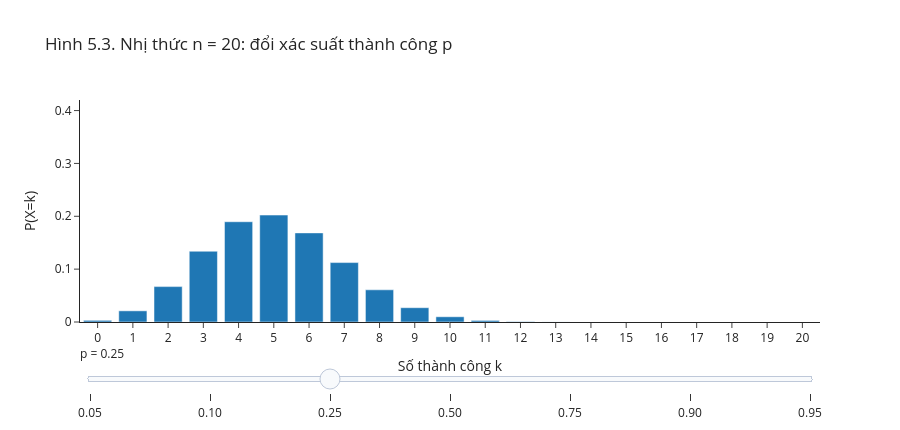

The notebook cell this image was saved under:
### Markdown cell above
Ô trên tính bằng công thức, bằng SciPy và bằng mô phỏng. Trong mô phỏng, mỗi hàng của `rng.random((10000, 20)) < 0.25` là một bài, mỗi cột một câu; tổng theo hàng là số câu đúng. Chênh lệch giữa tần suất và công thức là dao động mô phỏng.

### Hình 5.3. Đổi tham số $p$

Hình 5.3 giữ $n=20$ và cho đổi $p$. **Bạn đoán trước:** khi $p$ tăng, các giá trị $k$ có xác suất lớn sẽ dịch về phía nào? Kéo thanh trượt, rồi rê chuột để đọc xác suất ở từng số câu đúng. Khi $p\ne0{,}25$, hình minh họa họ nhị thức nói chung, không còn là bài đoán bốn phương án.

<!-- branch-plot-instructions:start -->

**Đọc code vẽ bằng Plotly.** `go.Figure` chứa các trace; mỗi `go.Scatter`, `go.Bar` hoặc trace khác nhận các mảng dữ liệu đã tính. `update_layout` đặt tiêu đề, nhãn và bộ điều khiển. Thanh trượt chọn trạng thái được dựng sẵn trong `steps`; đối chiếu `visible` hoặc dữ liệu của trace để biết hình thay đổi thế nào. Thử đổi thuộc tính hiển thị trong trace hoặc layout, rồi chạy lại ô; giữ dữ liệu để so sánh.

<!-- branch-plot-instructions:end -->

### Code cell
k_bin = np.arange(21)
p_grid = [0.05, 0.10, 0.25, 0.50, 0.75, 0.90, 0.95]
fig = go.Figure()
for p in p_grid:
    fig.add_trace(go.Bar(x=k_bin, y=stats.binom.pmf(k_bin, n=20, p=p),
        name=f'p = {p:.2f}', visible=(p == 0.25),
        hovertemplate='Số thành công k=%{x}<br>P(X=k)=%{y:.5f}<extra></extra>'))
steps = []
for i, p in enumerate(p_grid):
    hien = [j == i for j in range(len(p_grid))]
    steps.append(dict(method='update', label=f'{p:.2f}', args=[{'visible': hien}]))
fig.update_layout(title='Hình 5.3. Nhị thức n = 20: đổi xác suất thành công p',
    xaxis_title='Số thành công k', yaxis_title='P(X=k)',
    xaxis=dict(dtick=1), yaxis=dict(range=[0, 0.42]), showlegend=False,
    sliders=[dict(active=2, currentvalue={'prefix': 'p = '}, steps=steps)], height=430)
fig.show()

### Figure 1 — Plotly figure (JSON) as saved in the notebook; plotly's stock layout.template omitted (floating-point values rounded to 4 significant figures)
{"data": [{"hovertemplate": "Số thành công k=%{x}<br>P(X=k)=%{y:.5f}<extra></extra>", "name": "p = 0.05", "type": "bar", "visible": false, "x": [0, 1, 2, 3, 4, 5, 6, 7, 8, 9, 10, 11, 12, 13, 14, 15, 16, 17, 18, 19, 20], "y": [0.3585, 0.3774, 0.1887, 0.05958, 0.01333, 0.002245, 0.0002953, 3.109e-05, 2.659e-06, 1.866e-07, 1.08e-08, 5.169e-10, 2.04e-11, 6.608e-13, 1.739e-14, 3.661e-16, 6.022e-18, 7.457e-20, 6.541e-22, 3.624e-24, 9.537e-27]}, {"hovertemplate": "Số thành công k=%{x}<br>P(X=k)=%{y:.5f}<extra></extra>", "name": "p = 0.10", "type": "bar", "visible": false, "x": [0, 1, 2, 3, 4, 5, 6, 7, 8, 9, 10, 11, 12, 13, 14, 15, 16, 17, 18, 19, 20], "y": [0.1216, 0.2702, 0.2852, 0.1901, 0.08978, 0.03192, 0.008867, 0.00197, 0.0003558, 5.271e-05, 6.442e-06, 6.507e-07, 5.423e-08, 3.708e-09, 2.06e-10, 9.155e-12, 3.179e-13, 8.311e-15, 1.539e-16, 1.8e-18, 1e-20]}, {"hovertemplate": "Số thành công k=%{x}<br>P(X=k)=%{y:.5f}<extra></extra>", "name": "p = 0.25", "type": "bar", "visible": true, "x": [0, 1, 2, 3, 4, 5, 6, 7, 8, 9, 10, 11, 12, 13, 14, 15, 16, 17, 18, 19, 20], "y": [0.003171, 0.02114, 0.06695, 0.1339, 0.1897, 0.2023, 0.1686, 0.1124, 0.06089, 0.02706, 0.009922, 0.003007, 0.0007517, 0.0001542, 2.57e-05, 3.426e-06, 3.569e-07, 2.799e-08, 1.555e-09, 5.457e-11, 9.095e-13]}, {"hovertemplate": "Số thành công k=%{x}<br>P(X=k)=%{y:.5f}<extra></extra>", "name": "p = 0.50", "type": "bar", "visible": false, "x": [0, 1, 2, 3, 4, 5, 6, 7, 8, 9, 10, 11, 12, 13, 14, 15, 16, 17, 18, 19, 20], "y": [9.537e-07, 1.907e-05, 0.0001812, 0.001087, 0.004621, 0.01479, 0.03696, 0.07393, 0.1201, 0.1602, 0.1762, 0.1602, 0.1201, 0.07393, 0.03696, 0.01479, 0.004621, 0.001087, 0.0001812, 1.907e-05, 9.537e-07]}, {"hovertemplate": "Số thành công k=%{x}<br>P(X=k)=%{y:.5f}<extra></extra>", "name": "p = 0.75", "type": "bar", "visible": false, "x": [0, 1, 2, 3, 4, 5, 6, 7, 8, 9, 10, 11, 12, 13, 14, 15, 16, 17, 18, 19, 20], "y": [9.095e-13, 5.457e-11, 1.555e-09, 2.799e-08, 3.569e-07, 3.426e-06, 2.57e-05, 0.0001542, 0.0007517, 0.003007, 0.009922, 0.02706, 0.06089, 0.1124, 0.1686, 0.2023, 0.1897, 0.1339, 0.06695, 0.02114, 0.003171]}, {"hovertemplate": "Số thành công k=%{x}<br>P(X=k)=%{y:.5f}<extra></extra>", "name": "p = 0.90", "type": "bar", "visible": false, "x": [0, 1, 2, 3, 4, 5, 6, 7, 8, 9, 10, 11, 12, 13, 14, 15, 16, 17, 18, 19, 20], "y": [1e-20, 1.8e-18, 1.539e-16, 8.311e-15, 3.179e-13, 9.155e-12, 2.06e-10, 3.708e-09, 5.423e-08, 6.507e-07, 6.442e-06, 5.271e-05, 0.0003558, 0.00197, 0.008867, 0.03192, 0.08978, 0.1901, 0.2852, 0.2702, 0.1216]}, {"hovertemplate": "Số thành công k=%{x}<br>P(X=k)=%{y:.5f}<extra></extra>", "name": "p = 0.95", "type": "bar", "visible": false, "x": [0, 1, 2, 3, 4, 5, 6, 7, 8, 9, 10, 11, 12, 13, 14, 15, 16, 17, 18, 19, 20], "y": [9.537e-27, 3.624e-24, 6.541e-22, 7.457e-20, 6.022e-18, 3.661e-16, 1.739e-14, 6.608e-13, 2.04e-11, 5.169e-10, 1.08e-08, 1.866e-07, 2.659e-06, 3.109e-05, 0.0002953, 0.002245, 0.01333, 0.05958, 0.1887, 0.3774, 0.3585]}], "layout": {"height": 430, "showlegend": false, "sliders": [{"active": 2, "currentvalue": {"prefix": "p = "}, "steps": [{"args": [{"visible": [true, false, false, false, false, false, false]}], "label": "0.05", "method": "update"}, {"args": [{"visible": [false, true, false, false, false, false, false]}], "label": "0.10", "method": "update"}, {"args": [{"visible": [false, false, true, false, false, false, false]}], "label": "0.25", "method": "update"}, {"args": [{"visible": [false, false, false, true, false, false, false]}], "label": "0.50", "method": "update"}, {"args": [{"visible": [false, false, false, false, true, false, false]}], "label": "0.75", "method": "update"}, {"args": [{"visible": [false, false, false, false, false, true, false]}], "label": "0.90", "method": "update"}, {"args": [{"visible": [false, false, false, false, false, false, true]}], "label": "0.95", "method": "update"}]}], "title": {"text": "Hình 5.3. Nhị thức n = 20: đổi xác suất thành công p"}, "xaxis": {"dtick": 1, "title": {"text": "Số thành công k"}}, "yaxis": {"range": [0, 0.42], "title": {"text": "P(X=k)"}}}}
